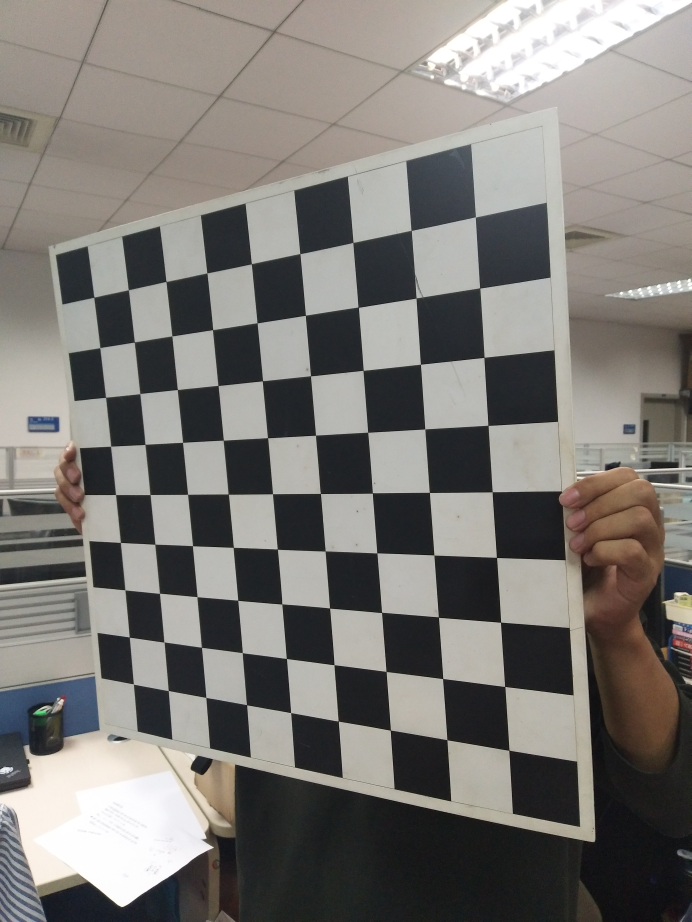
#> input picture Camera_Caliberation/imgs/1.jpg, 3456 x 4608 px (shown at 1/5 size); its folder holds only this picture in this run
$ python calibration.py
#> lines starting #> are read from the running program, lines starting #| are printed output that depends on the picture; after the words box and inside, x2 and y2 are one past the last pixel; in counts of white or black regions, pixels touching at a corner belong together; long printed decimals are rounded
# Import required modules
import cv2
import numpy as np
import os
import glob

# Define the dimensions of checkerboard
CHECKERBOARD = (9, 9)

# stop the iteration when specified
# accuracy, epsilon, is reached or
# specified number of iterations are completed.
criteria = (cv2.TERM_CRITERIA_EPS +
            cv2.TERM_CRITERIA_MAX_ITER, 30, 0.001)

# Vector for 3D points
threedpoints = []

# Vector for 2D points
twodpoints = []

#  3D points real world coordinates
objectp3d = np.zeros((1, CHECKERBOARD[0]
                      * CHECKERBOARD[1],
                      3), np.float32)
objectp3d[0, :, :2] = np.mgrid[0:CHECKERBOARD[0],
                      0:CHECKERBOARD[1]].T.reshape(-1, 2)
prev_img_shape = None

# Extracting path of individual image stored
# in a given directory. Since no path is
# specified, it will take current directory
# jpg files alone
images = glob.glob('imgs/*.jpg')

for filename in images:
    image = cv2.imread(filename)
#> image is the input picture: shape (4608, 3456, 3); mean B, G, R 116.9, 120.8, 123.7
    image = cv2.resize(image, dsize=(1080,1440))
#> image: shape (1440, 1080, 3)
    grayColor = cv2.cvtColor(image, cv2.COLOR_BGR2GRAY)
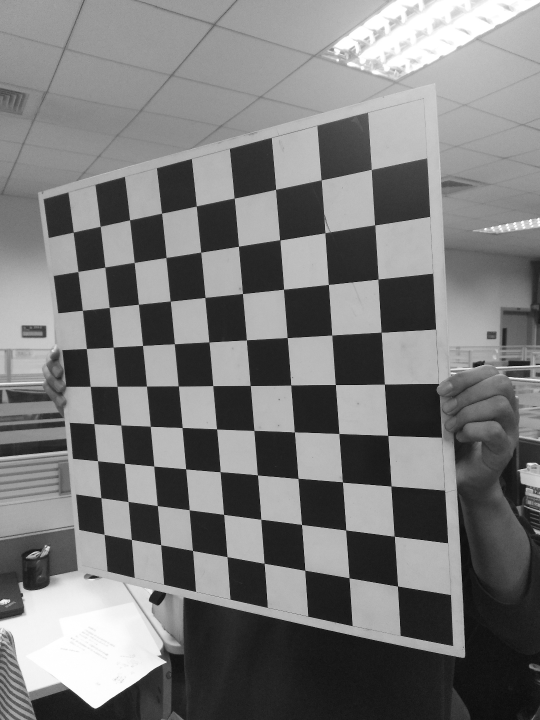
#> grayColor: shape (1440, 1080) (shown at 1/2 size); min 0, max 255, mean 121.1


    # Find the chess board corners
    # If desired number of corners are
    # found in the image then ret = true
    ret, corners = cv2.findChessboardCorners(
        grayColor, CHECKERBOARD,
        cv2.CALIB_CB_ADAPTIVE_THRESH
        + cv2.CALIB_CB_FAST_CHECK +
        cv2.CALIB_CB_NORMALIZE_IMAGE)
#> ret = True; corners = 81 rows, first 8: [742.8, 339.5], [749.7, 450.4], [756.5, 558.5], [762.7, 664.5], [769.5, 768.6], [776.2, 871.4], [782.5, 972.5], [788.9, 1072.7]

    # If desired number of corners can be detected then,
    # refine the pixel coordinates and display
    # them on the images of checker board
    if ret == True:
        threedpoints.append(objectp3d)

        # Refining pixel coordinates
        # for given 2d points.
        corners2 = cv2.cornerSubPix(
            grayColor, corners, (11, 11), (-1, -1), criteria)
#> corners2 = 81 rows, first 8: [742.9, 339.3], [750, 450.3], [756.5, 558.7], [762.7, 664.6], [769.3, 768.6], [775.9, 871.4], [782.5, 972.4], [789.1, 1072.8]

        twodpoints.append(corners2)

        # Draw and display the corners
        image = cv2.drawChessboardCorners(image,
                                          CHECKERBOARD,
                                          corners2, ret)
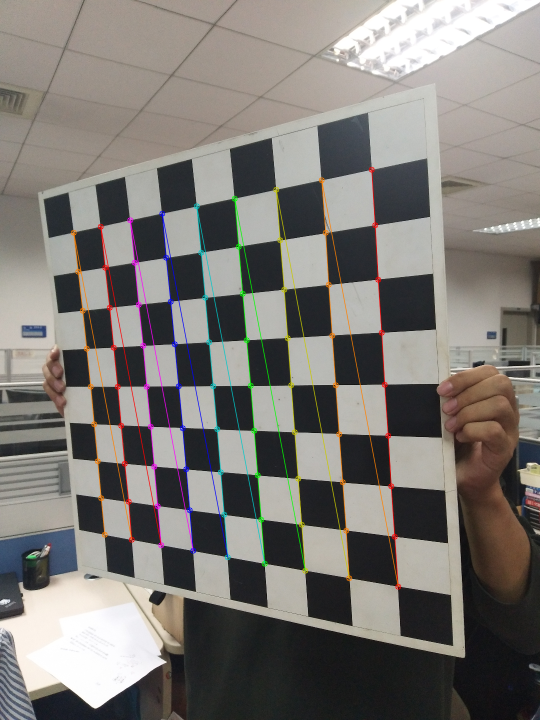
#> image: shape (1440, 1080, 3) (shown at 1/2 size); mean B, G, R 116.4, 120.7, 124.4

        # cv2.imshow('img', image)
        cv2.imwrite(f'{filename}.chessboard.jpg',image)
        cv2.waitKey(0)

cv2.destroyAllWindows()

h, w = image.shape[:2]
#> h = 1440; w = 1080

# Perform camera calibration by
# passing the value of above found out 3D points (threedpoints)
# and its corresponding pixel coordinates of the
# detected corners (twodpoints)
ret, matrix, distortion, r_vecs, t_vecs = cv2.calibrateCamera(
    threedpoints, twodpoints, grayColor.shape[::-1], None, None)
#> ret = 1.11; matrix = [[1425.4, 0, 447.6], [0, 1353.1, 746.5], [0, 0, 1]]; distortion = [[0.163, -1.09, -0.00924, 0.000647, 1.93]]; r_vecs = ([0.595, 0.443, 1.45],); t_vecs = ([2.58, -3.76, 12.67],)

# Displaying required output
print(" Camera matrix:")
print(matrix)
#| [[1.42542834e+03 0.00000000e+00 4.47620278e+02]
#|  [0.00000000e+00 1.35305134e+03 7.46503585e+02]
#|  [0.00000000e+00 0.00000000e+00 1.00000000e+00]]

print("\n Distortion coefficient:")
print(distortion)
#| [[ 1.63140680e-01 -1.08999316e+00 -9.23749835e-03  6.47399253e-04
#|    1.92509549e+00]]

print("\n Rotation Vectors:")
print(r_vecs)
#| (array([[0.5946 ],
#|        [0.4433],
#|        [1.453]]),)

print("\n Translation Vectors:")
print(t_vecs)
#| (array([[ 2.582],
#|        [-3.758],
#|        [12.673]]),)

$ run again, on Camera_Caliberation/imgs/3.jpg
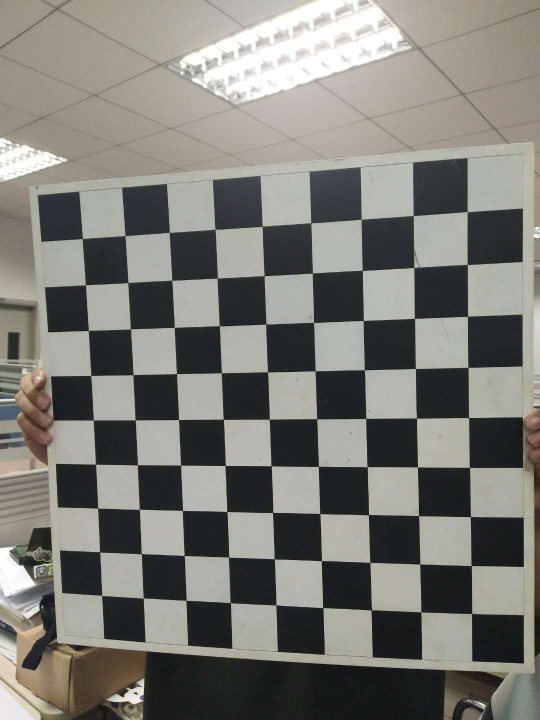
#> input picture Camera_Caliberation/imgs/3.jpg, 1080 x 1440 px (shown at 1/2 size)
#> image is the input picture: shape (1440, 1080, 3); mean B, G, R 117.8, 123.5, 124
#> `grayColor = cv2.cvtColor(image, cv2.COLOR_BGR2GRAY)`:
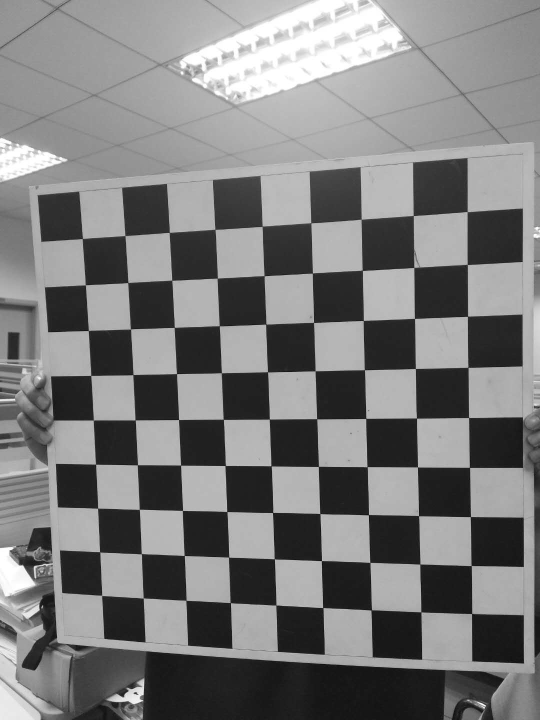
#> grayColor: shape (1440, 1080) (shown at 1/2 size); min 0, max 255, mean 123
#> `ret, corners = cv2.findChessboardCorners( grayColor, CHECKERBOARD, cv2..`: ret = True; corners = 81 rows, first 8: [934.6, 423.5], [935, 529.5], [935.5, 633], [936.3, 735.3], [937.7, 835.4], [939.4, 935.3], [941.2, 1033.7], [942.8, 1131.6]
#> corners2 = 81 rows, first 8: [934.7, 423.6], [935, 529.4], [935.5, 632.9], [936.5, 735.1], [937.6, 835.5], [939.4, 935.3], [941.3, 1033.7], [942.8, 1131.6]
#> `image = cv2.drawChessboardCorners(image, CHECKERBOARD, corners2, ret)`:
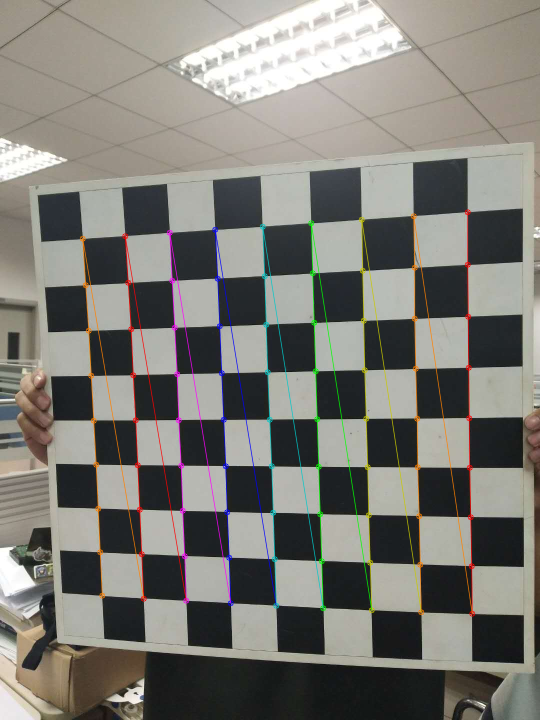
#> image: shape (1440, 1080, 3) (shown at 1/2 size); 2.9% of pixels changed, all inside (x1, y1, x2, y2) = (159, 418, 951, 1234)
#> `ret, matrix, distortion, r_vecs, t_vecs = cv2.calibrateCamera( threedp..`: ret = 0.673; matrix = [[1776.5, 0, 250.2], [0, 1824.4, 671.2], [0, 0, 1]]; distortion = [[0.17, -0.379, -0.0135, -0.011, 0.132]]; r_vecs = ([0.287, 0.152, 1.52],); t_vecs = ([6.74, -2.33, 17.66],)
#| [[1.77645166e+03 0.00000000e+00 2.50155864e+02]
#|  [0.00000000e+00 1.82436964e+03 6.71214970e+02]
#|  [0.00000000e+00 0.00000000e+00 1.00000000e+00]]
#| [[ 0.1696 -0.3794 -0.01351 -0.01105  0.1324]]
#| (array([[0.2872 ],
#|        [0.1515],
#|        [1.517]]),)
#| (array([[ 6.739],
#|        [-2.333],
#|        [17.663]]),)

$ run again, on Camera_Caliberation/imgs/4.jpg
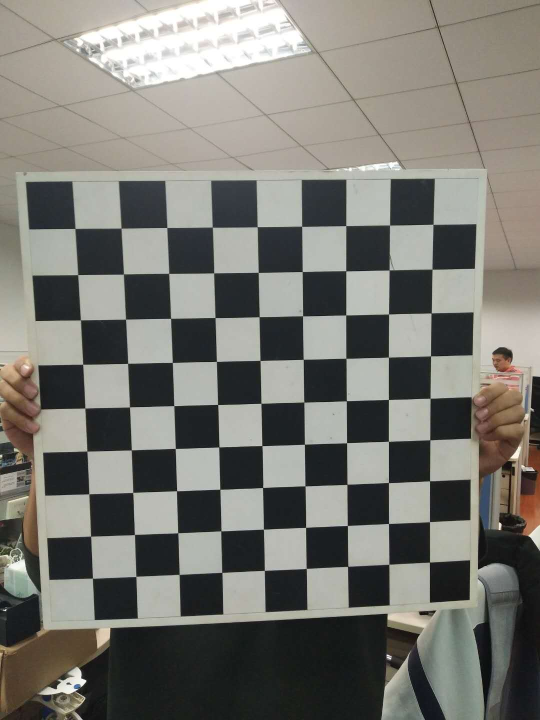
#> input picture Camera_Caliberation/imgs/4.jpg, 1080 x 1440 px (shown at 1/2 size)
#> image is the input picture: shape (1440, 1080, 3); mean B, G, R 114.1, 120.1, 121
#> `grayColor = cv2.cvtColor(image, cv2.COLOR_BGR2GRAY)`:
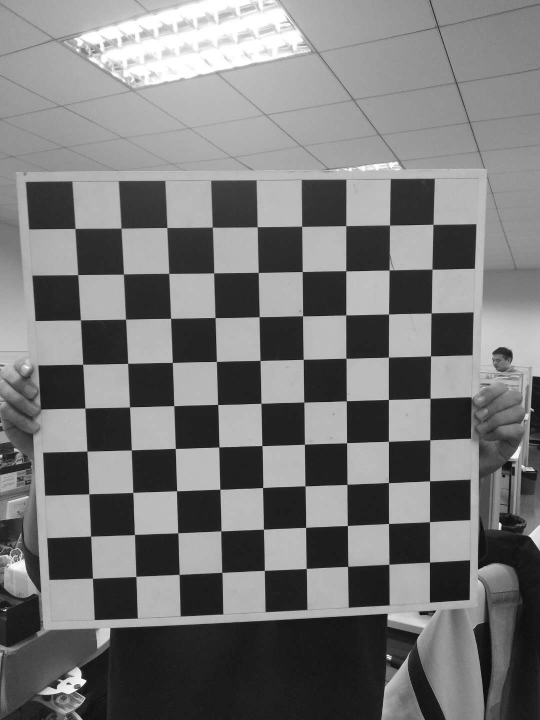
#> grayColor: shape (1440, 1080) (shown at 1/2 size); min 0, max 255, mean 119.7
#> `ret, corners = cv2.findChessboardCorners( grayColor, CHECKERBOARD, cv2..`: ret = True; corners = 81 rows, first 8: [866.2, 449.1], [864.4, 538.5], [862.7, 626.4], [861.6, 712.3], [860.6, 796.6], [860.2, 880.2], [859.5, 962.3], [859.5, 1043.8]
#> corners2 = 81 rows, first 8: [866.5, 449.1], [864.5, 538.6], [862.7, 626.4], [861.6, 712.3], [860.6, 796.8], [860.2, 880.2], [859.6, 962.3], [859.5, 1043.8]
#> `image = cv2.drawChessboardCorners(image, CHECKERBOARD, corners2, ret)`:
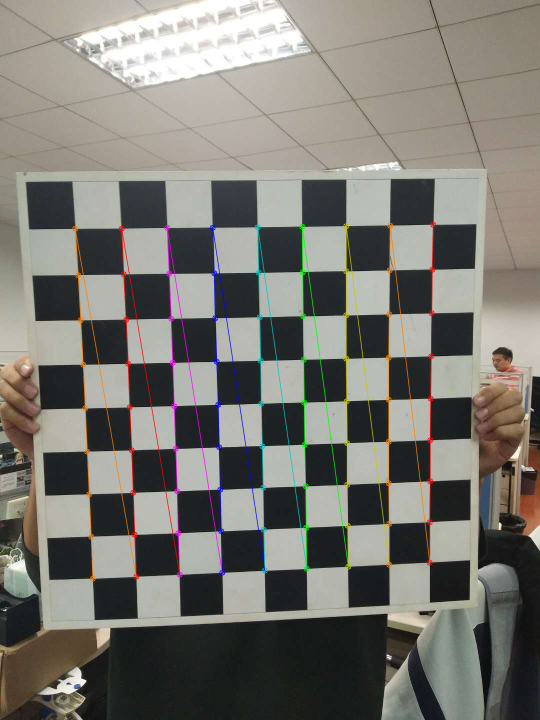
#> image: shape (1440, 1080, 3) (shown at 1/2 size); 2.67% of pixels changed, all inside (x1, y1, x2, y2) = (144, 443, 873, 1164)
#> `ret, matrix, distortion, r_vecs, t_vecs = cv2.calibrateCamera( threedp..`: ret = 0.553; matrix = [[2668.7, 0, 752.7], [0, 2706.8, 795.1], [0, 0, 1]]; distortion = [[0.708, -11.71, -0.00635, 0.0168, 84.28]]; r_vecs = ([0.0582, -0.27, 1.55],); t_vecs = ([1.28, -3.89, 30.8],)
#| [[2.66865433e+03 0.00000000e+00 7.52674269e+02]
#|  [0.00000000e+00 2.70683254e+03 7.95126664e+02]
#|  [0.00000000e+00 0.00000000e+00 1.00000000e+00]]
#| [[ 7.07586790e-01 -1.17055131e+01 -6.35467274e-03  1.68293934e-02
#|    8.42753721e+01]]
#| (array([[ 0.05823],
#|        [-0.2699],
#|        [ 1.547]]),)
#| (array([[ 1.278],
#|        [-3.890],
#|        [30.798 ]]),)
